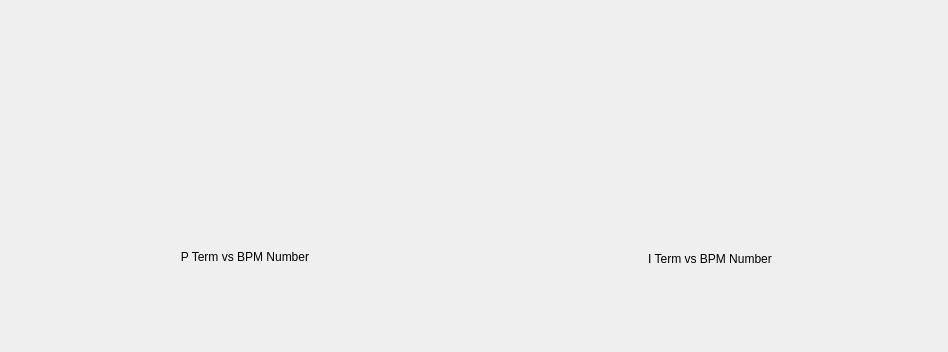
<?xml version="1.0" encoding="UTF-8"?>
<ui version="4.0">
 <class>PIDTerms</class>
 <widget class="QMainWindow" name="PIDTerms">
  <property name="geometry">
   <rect>
    <x>0</x>
    <y>0</y>
    <width>948</width>
    <height>352</height>
   </rect>
  </property>
  <property name="windowTitle">
   <string>MainWindow</string>
  </property>
  <widget class="QWidget" name="centralwidget">
   <widget class="QWidget" name="">
    <property name="geometry">
     <rect>
      <x>20</x>
      <y>15</y>
      <width>450</width>
      <height>320</height>
     </rect>
    </property>
    <layout class="QVBoxLayout" name="verticalLayout">
     <item>
      <widget class="QEPlotter" name="pltdRfVsSamplesOverTime">
       <property name="enableEditPv">
        <bool>false</bool>
       </property>
       <property name="enableContextMenu" stdset="0">
        <bool>true</bool>
       </property>
       <property name="toolBarIsVisible" stdset="0">
        <bool>false</bool>
       </property>
       <property name="pvItemsIsVisible" stdset="0">
        <bool>false</bool>
       </property>
       <property name="statusIsVisible" stdset="0">
        <bool>false</bool>
       </property>
       <property name="axisEnableX">
        <bool>true</bool>
       </property>
       <property name="xMaximum">
        <double>100.000000000000000</double>
       </property>
       <property name="yMaximum">
        <double>0.001000000000000</double>
       </property>
       <property name="DataVariableA" stdset="0">
        <string>SOFB:PID:P:Term</string>
       </property>
       <property name="DataVariableB" stdset="0">
        <string/>
       </property>
       <property name="AliasNameX" stdset="0">
        <string/>
       </property>
       <property name="AliasNameA" stdset="0">
        <string/>
       </property>
       <property name="aliasNames" stdset="0">
        <stringlist>
         <string></string>
         <string></string>
         <string></string>
         <string></string>
         <string></string>
         <string></string>
         <string></string>
         <string></string>
         <string></string>
         <string></string>
         <string></string>
         <string></string>
         <string></string>
         <string></string>
         <string></string>
         <string></string>
         <string></string>
        </stringlist>
       </property>
      </widget>
     </item>
     <item>
      <widget class="QLabel" name="lblDeltaRF">
       <property name="text">
        <string>P Term vs BPM Number</string>
       </property>
       <property name="alignment">
        <set>Qt::AlignCenter</set>
       </property>
      </widget>
     </item>
    </layout>
   </widget>
   <widget class="QWidget" name="">
    <property name="geometry">
     <rect>
      <x>485</x>
      <y>20</y>
      <width>450</width>
      <height>316</height>
     </rect>
    </property>
    <layout class="QVBoxLayout" name="verticalLayout_2">
     <item>
      <widget class="QEPlotter" name="pltdRfVsSamplesOverTime_2">
       <property name="enableEditPv">
        <bool>false</bool>
       </property>
       <property name="enableContextMenu" stdset="0">
        <bool>true</bool>
       </property>
       <property name="toolBarIsVisible" stdset="0">
        <bool>false</bool>
       </property>
       <property name="pvItemsIsVisible" stdset="0">
        <bool>false</bool>
       </property>
       <property name="statusIsVisible" stdset="0">
        <bool>false</bool>
       </property>
       <property name="axisEnableX">
        <bool>true</bool>
       </property>
       <property name="xMaximum">
        <double>100.000000000000000</double>
       </property>
       <property name="yMaximum">
        <double>0.001000000000000</double>
       </property>
       <property name="DataVariableA" stdset="0">
        <string>SOFB:PID:I:Term</string>
       </property>
       <property name="DataVariableB" stdset="0">
        <string/>
       </property>
       <property name="AliasNameX" stdset="0">
        <string/>
       </property>
       <property name="AliasNameA" stdset="0">
        <string/>
       </property>
       <property name="aliasNames" stdset="0">
        <stringlist>
         <string></string>
         <string></string>
         <string></string>
         <string></string>
         <string></string>
         <string></string>
         <string></string>
         <string></string>
         <string></string>
         <string></string>
         <string></string>
         <string></string>
         <string></string>
         <string></string>
         <string></string>
         <string></string>
         <string></string>
        </stringlist>
       </property>
      </widget>
     </item>
     <item>
      <widget class="QLabel" name="lblDeltaRF_2">
       <property name="text">
        <string>I Term vs BPM Number</string>
       </property>
       <property name="alignment">
        <set>Qt::AlignCenter</set>
       </property>
      </widget>
     </item>
    </layout>
   </widget>
  </widget>
 </widget>
 <customwidgets>
  <customwidget>
   <class>QEPlotter</class>
   <extends>QEFrame</extends>
   <header>QEPlotter.h</header>
  </customwidget>
  <customwidget>
   <class>QEFrame</class>
   <extends>QFrame</extends>
   <header>QEFrame.h</header>
   <container>1</container>
  </customwidget>
 </customwidgets>
 <resources/>
 <connections/>
</ui>
